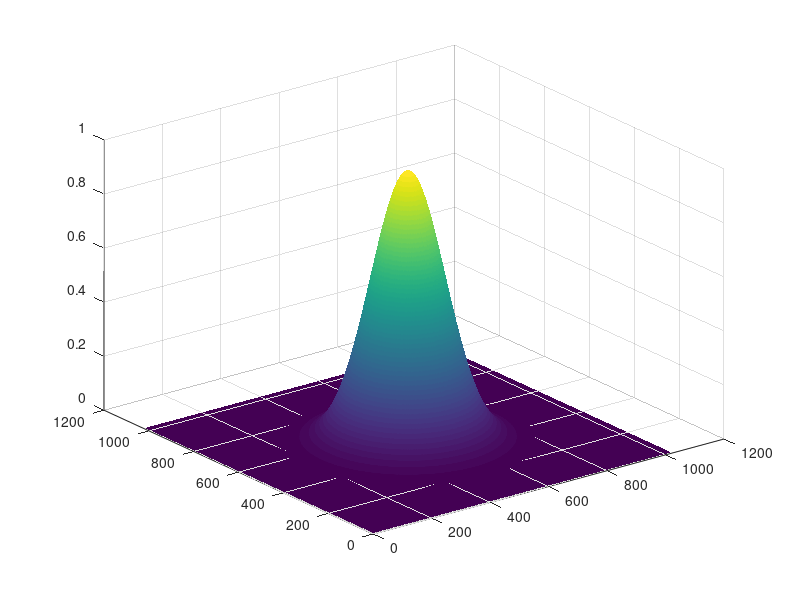

This chart was generated by the following MATLAB code: (Note: this script raises an error after producing the figure.)
% Gerchberg Saxton Algorithm(Source, Target, Retrieved_Phase)
%  A = IFT(Target)
%  while error criterion is not satisfied
%    B = Amplitude(Source) * exp(i*Phase(A))
%    C = FT(B)
%    D = Amplitude(Target) * exp(i*Phase(C))
%    A = IFT(D)
%  end while
%  Retrieved_Phase = Phase(A)
%---------------------------------------------------------
% %-------------------------------------------------------
% calculate input beam or input intensity,
% in this example a gaussian beam was selected, 
clear all; close all;
tic;
	x = linspace(-10,10,1024);
	y = linspace(-10,10,1024);
	[X,Y] = meshgrid(x,y);
	x0 = 0;     		% center
	y0 = 0;     		% center
	sigma = 2; 			% beam waist
	A = 1;      		% peak of the beam 
	res = ((X-x0).^2 + (Y-y0).^2)./(2*sigma^2);
	input_intensity = A  * exp(-res);
	surf(input_intensity);
	shading interp 
%---------------------------------------------------------
	Target=rgb2gray(imresize(imread('Sample_Image.tiff'),[1024,1024]));
	Target=double(Target);
	A = fftshift(ifft2(fftshift(Target)));
	error = [];
	iteration_num = 50;
	%hologram = |objectWave + referenceWave|.^2
    
for i=1:iteration_num
  B = abs(input_intensity) .* exp(1i*angle(A));
  C = fftshift(fft2(fftshift(B)));
  D = abs(Target) .* exp(1i*angle(C));
  A = fftshift(ifft2(fftshift(D)));
  error = [error; sum(sum(abs(1.32*abs(C) - abs(Target))))];   
end
	figure
	subplot(2,1,1);
	imagesc(Target);
	title('Original image')
	subplot(2,1,2);
	imagesc(abs(C))               %last pattern
	title('reconstructed image');
	figure
	i = 1:1:i;
	plot(i,(error'));
	title('Error');
	figure
	imagesc(abs(C)) %last pattern
	title('reconstructed image');
	
	toc;